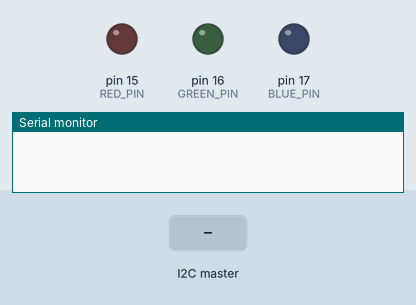
This sketch was run on a simulated Arduino Uno, built with avr-gcc and run on an emulated ATmega328P. On the bench: output pins drawn as LEDs (lit = HIGH), the last lines printed to the serial monitor. The test bench sets the inputs (shaded band).

Above: at 1.2 s.
1.3 s: the I2C master sends the byte 1
At 1.8 s:
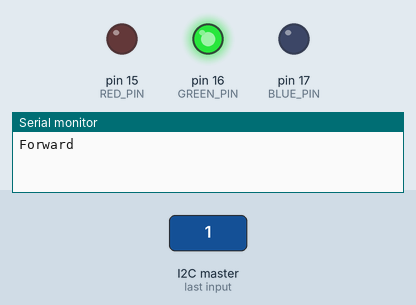
2.8 s: the I2C master sends the byte 2
At 4.0 s:
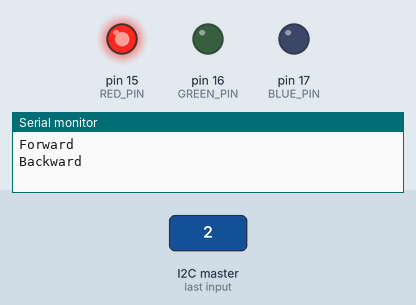
4.3 s: the I2C master sends the byte 200
At 5.3 s:
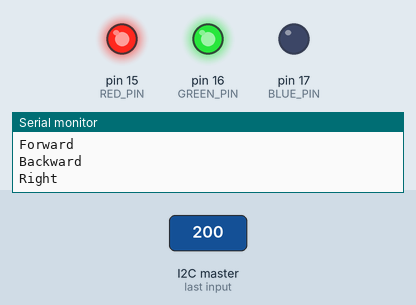
5.8 s: the I2C master sends the byte 0
At 6.5 s:
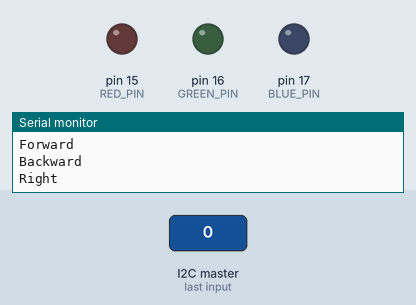
7.3 s: the I2C master sends the byte 90
At 7.6 s:
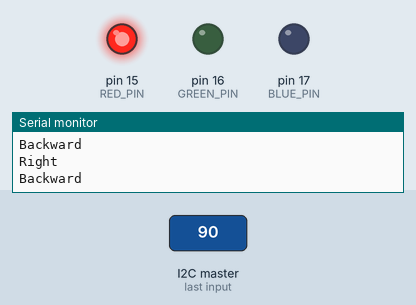
Timing chart, 0 to 9.8 s (numbered marks = the images above; inputs shaded):
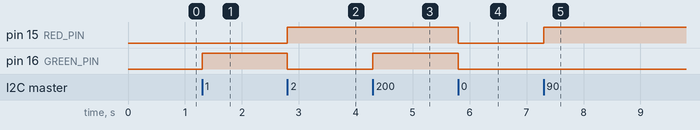

Measured:
- after the input at 1.3 s, pin 16 (GREEN_PIN): LOW → HIGH at once
- after the input at 2.8 s, pin 15 (RED_PIN): LOW → HIGH at once; pin 16 (GREEN_PIN): HIGH → LOW at once
- after the input at 4.3 s, pin 16 (GREEN_PIN): LOW → HIGH at once
- after the input at 5.8 s, pin 15 (RED_PIN), pin 16 (GREEN_PIN): HIGH → LOW at once
- after the input at 7.3 s, pin 15 (RED_PIN): LOW → HIGH at once

The sketch:

light.ino
```cpp
#include <Wire.h>

#define FORWARD  0x01
#define BACKWARD 0x02
#define LEFT     0x04
#define RIGHT    0x08
#define UP       0x10
#define DOWN     0x20

#define RED_PIN   15
#define GREEN_PIN 16
#define BLUE_PIN  17

// Set true if your LED is COMMON ANODE (needs inverted PWM values)
#define COMMON_ANODE false

volatile uint8_t lastCode = 0;
volatile bool newData = false;

void setup() {
  Serial.begin(115200);
  Wire.setPins(11, 12);
  Wire.begin(0x08);
  Wire.onReceive(receiveEvent);

  pinMode(RED_PIN, OUTPUT);
  pinMode(GREEN_PIN, OUTPUT);
  pinMode(BLUE_PIN, OUTPUT);
  setColor(0, 0, 0); // off at start
}

void loop() {
  if (newData) {
    newData = false;
    uint8_t code = lastCode;

    // Priority order matters if multiple bits are set at once.
    // Adjust the order/logic below to fit how you want combos handled.
    if (code & FORWARD)       { Serial.println("Forward");  setColor(0, 255, 0); }   // green
    else if (code & BACKWARD) { Serial.println("Backward"); setColor(255, 0, 0); }   // red
    else if (code & LEFT)     { Serial.println("Left");     setColor(0, 0, 255); }   // blue
    else if (code & RIGHT)    { Serial.println("Right");    setColor(255, 255, 0); } // yellow
    else if (code & UP)       { Serial.println("Up");       setColor(0, 255, 255); } // cyan
    else if (code & DOWN)     { Serial.println("Down");     setColor(255, 0, 255); } // magenta
    else                       setColor(0, 0, 0); // no bits set -> off
  }
}

void setColor(uint8_t r, uint8_t g, uint8_t b) {
  if (COMMON_ANODE) {
    r = 255 - r;
    g = 255 - g;
    b = 255 - b;
  }
  analogWrite(RED_PIN, r);
  analogWrite(GREEN_PIN, g);
  analogWrite(BLUE_PIN, b);
}

void receiveEvent(int numBytes) {
  while (Wire.available()) {
    lastCode = Wire.read();
    newData = true;
  }
}
```
